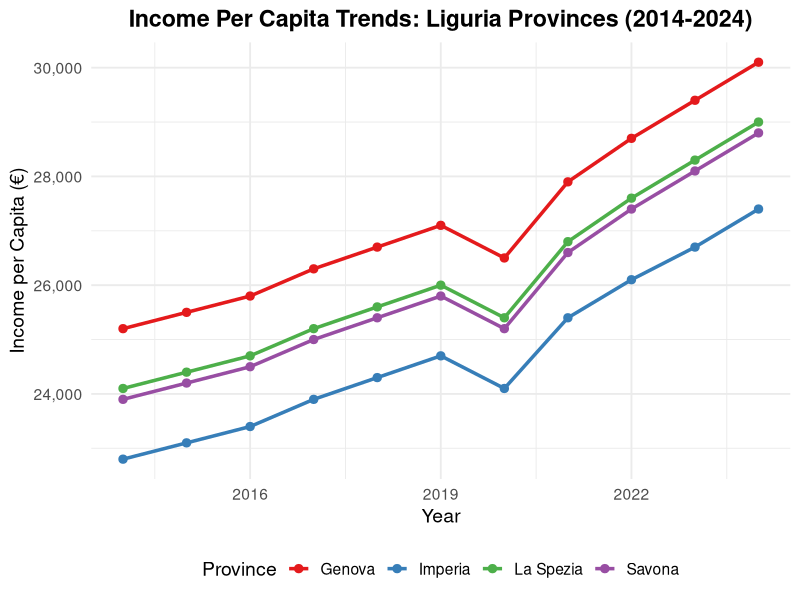

Write R code to recreate this figure.
## ---- chunk 1
# Income data for Liguria provinces (2014-2024)
library(ggplot2)
library(dplyr)

liguria_provinces <- data.frame(
  Province = rep(c("Genova", "Imperia", "Savona", "La Spezia"), each = 11),
  Year = rep(2014:2024, 4),
  Income = c(
    # Genova
    25200, 25500, 25800, 26300, 26700, 27100, 26500, 27900, 28700, 29400, 30100,
    # Imperia
    22800, 23100, 23400, 23900, 24300, 24700, 24100, 25400, 26100, 26700, 27400,
    # Savona
    23900, 24200, 24500, 25000, 25400, 25800, 25200, 26600, 27400, 28100, 28800,
    # La Spezia
    24100, 24400, 24700, 25200, 25600, 26000, 25400, 26800, 27600, 28300, 29000
  )
)

# Calculate average income per province
avg_income <- aggregate(Income ~ Province, liguria_provinces, mean)
print(avg_income)
## ---- chunk 2
library(ggplot2)

ggplot(liguria_provinces, aes(x = Year, y = Income, color = Province, group = Province)) +
  geom_line(size = 1.2) +
  geom_point(size = 2.5) +
  scale_color_manual(values = c("#E41A1C", "#377EB8", "#4DAF4A", "#984EA3")) +
  labs(
    title = "Income Per Capita Trends: Liguria Provinces (2014-2024)",
    x = "Year",
    y = "Income per Capita (€)",
    color = "Province"
  ) +
  theme_minimal(base_size = 14) +
  theme(
    plot.title = element_text(face = "bold", hjust = 0.5),
    legend.position = "bottom"
  ) +
  scale_y_continuous(labels = scales::comma)
## ---- chunk 3
# Calculate decade growth for each province
growth_2014_2024 <- liguria_provinces %>%
  filter(Year %in% c(2014, 2024)) %>%
  group_by(Province) %>%
  summarize(
    Income_2014 = Income[Year == 2014],
    Income_2024 = Income[Year == 2024],
    Growth_Percent = round(((Income_2024 - Income_2014) / Income_2014) * 100, 1)
  )

print(growth_2014_2024)
